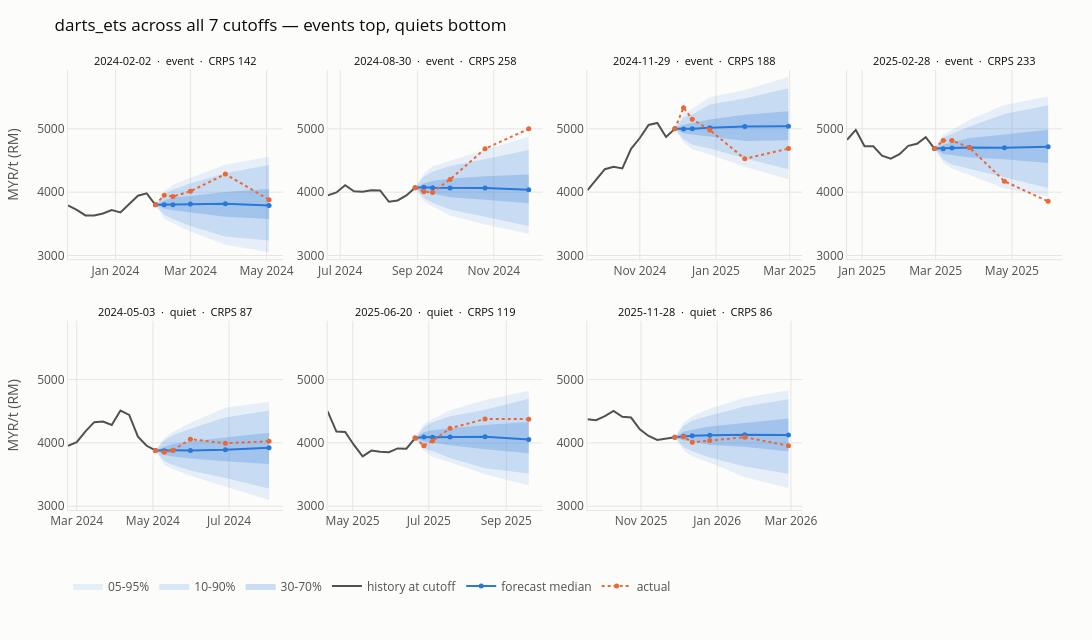

The code cell stored with this chart in its notebook:
### Markdown cell above
The fan grid is the headline figure: one predictor across all seven cutoffs,
events on top, quiets below, one shared y-scale. Read it as *"was the model
calibrated, and where did it earn its score"* -- e.g. 2024-08-30 is the
expensive panel because the realised rally rides the upper edge of the band.

### Code cell
history = svc.get_series(MPOB_WEEKLY_SERIES_ID, as_of=naive_utc_now())
plot_fan_grid(frame, history, predictor="darts_ets")

### Figure 1 — Plotly figure (JSON) as saved in the notebook; plotly's stock layout.template omitted (floating-point values rounded to 4 significant figures)
{"data": [{"hoverinfo": "skip", "legendgroup": "bandq05", "line": {"width": 0}, "mode": "lines", "showlegend": false, "type": "scatter", "x": ["2024-02-02T00:00:00.000000", "2024-02-09T00:00:00.000000", "2024-02-16T00:00:00.000000", "2024-03-01T00:00:00.000000", "2024-03-29T00:00:00.000000", "2024-05-03T00:00:00.000000"], "xaxis": "x", "y": [3800.0, 4010.0, 4112.0, 4228.0, 4431.0, 4561.0], "yaxis": "y"}, {"fill": "tonexty", "fillcolor": "rgba(42, 120, 214, 0.1)", "hoverinfo": "skip", "legendgroup": "bandq05", "line": {"width": 0}, "mode": "lines", "name": "05-95%", "showlegend": true, "type": "scatter", "x": ["2024-02-02T00:00:00.000000", "2024-02-09T00:00:00.000000", "2024-02-16T00:00:00.000000", "2024-03-01T00:00:00.000000", "2024-03-29T00:00:00.000000", "2024-05-03T00:00:00.000000"], "xaxis": "x", "y": [3800.0, 3583.0, 3508.0, 3379.0, 3171.0, 3052.0], "yaxis": "y"}, {"hoverinfo": "skip", "legendgroup": "bandq10", "line": {"width": 0}, "mode": "lines", "showlegend": false, "type": "scatter", "x": ["2024-02-02T00:00:00.000000", "2024-02-09T00:00:00.000000", "2024-02-16T00:00:00.000000", "2024-03-01T00:00:00.000000", "2024-03-29T00:00:00.000000", "2024-05-03T00:00:00.000000"], "xaxis": "x", "y": [3800.0, 3970.0, 4037.0, 4135.0, 4299.0, 4430.0], "yaxis": "y"}, {"fill": "tonexty", "fillcolor": "rgba(42, 120, 214, 0.16)", "hoverinfo": "skip", "legendgroup": "bandq10", "line": {"width": 0}, "mode": "lines", "name": "10-90%", "showlegend": true, "type": "scatter", "x": ["2024-02-02T00:00:00.000000", "2024-02-09T00:00:00.000000", "2024-02-16T00:00:00.000000", "2024-03-01T00:00:00.000000", "2024-03-29T00:00:00.000000", "2024-05-03T00:00:00.000000"], "xaxis": "x", "y": [3800.0, 3645.0, 3575.0, 3465.0, 3300.0, 3237.0], "yaxis": "y"}, {"hoverinfo": "skip", "legendgroup": "bandq30", "line": {"width": 0}, "mode": "lines", "showlegend": false, "type": "scatter", "x": ["2024-02-02T00:00:00.000000", "2024-02-09T00:00:00.000000", "2024-02-16T00:00:00.000000", "2024-03-01T00:00:00.000000", "2024-03-29T00:00:00.000000", "2024-05-03T00:00:00.000000"], "xaxis": "x", "y": [3800.0, 3870.0, 3917.0, 3939.0, 4002.0, 4051.0], "yaxis": "y"}, {"fill": "tonexty", "fillcolor": "rgba(42, 120, 214, 0.24)", "hoverinfo": "skip", "legendgroup": "bandq30", "line": {"width": 0}, "mode": "lines", "name": "30-70%", "showlegend": true, "type": "scatter", "x": ["2024-02-02T00:00:00.000000", "2024-02-09T00:00:00.000000", "2024-02-16T00:00:00.000000", "2024-03-01T00:00:00.000000", "2024-03-29T00:00:00.000000", "2024-05-03T00:00:00.000000"], "xaxis": "x", "y": [3800.0, 3737.0, 3714.0, 3683.0, 3610.0, 3577.0], "yaxis": "y"}, {"hovertemplate": "%{x|%d %b %Y}<br><b>RM%{y:,.0f}</b><extra></extra>", "legendgroup": "hist", "line": {"color": "#52514e", "width": 2}, "mode": "lines", "name": "history at cutoff", "showlegend": true, "type": "scatter", "x": ["2023-11-24T00:00:00.000000", "2023-12-01T00:00:00.000000", "2023-12-08T00:00:00.000000", "2023-12-15T00:00:00.000000", "2023-12-22T00:00:00.000000", "2023-12-29T00:00:00.000000", "2024-01-05T00:00:00.000000", "2024-01-12T00:00:00.000000", "2024-01-19T00:00:00.000000", "2024-01-26T00:00:00.000000", "2024-02-02T00:00:00.000000"], "xaxis": "x", "y": [3790.0, 3721.0, 3632.0, 3630.0, 3663.0, 3716.0, 3681.0, 3810.0, 3944.0, 3981.0, 3800.0], "yaxis": "y"}, {"hovertemplate": "%{x|%d %b %Y}<br>median <b>RM%{y:,.0f}</b><extra></extra>", "legendgroup": "med", "line": {"color": "#2a78d6", "width": 2}, "marker": {"size": 5}, "mode": "lines+markers", "name": "forecast median", "showlegend": true, "type": "scatter", "x": ["2024-02-02T00:00:00.000000", "2024-02-09T00:00:00.000000", "2024-02-16T00:00:00.000000", "2024-03-01T00:00:00.000000", "2024-03-29T00:00:00.000000", "2024-05-03T00:00:00.000000"], "xaxis": "x", "y": [3800.0, 3802.0, 3802.0, 3813.0, 3817.0, 3788.0], "yaxis": "y"}, {"hovertemplate": "%{x|%d %b %Y}<br>actual <b>RM%{y:,.0f}</b><extra></extra>", "legendgroup": "act", "line": {"color": "#eb6834", "dash": "dot", "width": 2}, "marker": {"size": 5}, "mode": "lines+markers", "name": "actual", "showlegend": true, "type": "scatter", "x": ["2024-02-02T00:00:00.000000", "2024-02-09T00:00:00.000000", "2024-02-16T00:00:00.000000", "2024-03-01T00:00:00.000000", "2024-03-29T00:00:00.000000", "2024-05-03T00:00:00.000000"], "xaxis": "x", "y": [3800.0, 3952.0, 3932.0, 4013.0, 4285.0, 3881.0], "yaxis": "y"}, {"hoverinfo": "skip", "legendgroup": "bandq05", "line": {"width": 0}, "mode": "lines", "showlegend": false, "type": "scatter", "x": ["2024-08-30T00:00:00.000000", "2024-09-06T00:00:00.000000", "2024-09-13T00:00:00.000000", "2024-09-27T00:00:00.000000", "2024-10-25T00:00:00.000000", "2024-11-29T00:00:00.000000"], "xaxis": "x2", "y": [4070.0, 4291.0, 4409.0, 4492.0, 4668.0, 4879.0], "yaxis": "y2"}, {"fill": "tonexty", "fillcolor": "rgba(42, 120, 214, 0.1)", "hoverinfo": "skip", "legendgroup": "bandq05", "line": {"width": 0}, "mode": "lines", "name": "05-95%", "showlegend": false, "type": "scatter", "x": ["2024-08-30T00:00:00.000000", "2024-09-06T00:00:00.000000", "2024-09-13T00:00:00.000000", "2024-09-27T00:00:00.000000", "2024-10-25T00:00:00.000000", "2024-11-29T00:00:00.000000"], "xaxis": "x2", "y": [4070.0, 3854.0, 3773.0, 3630.0, 3490.0, 3342.0], "yaxis": "y2"}, {"hoverinfo": "skip", "legendgroup": "bandq10", "line": {"width": 0}, "mode": "lines", "showlegend": false, "type": "scatter", "x": ["2024-08-30T00:00:00.000000", "2024-09-06T00:00:00.000000", "2024-09-13T00:00:00.000000", "2024-09-27T00:00:00.000000", "2024-10-25T00:00:00.000000", "2024-11-29T00:00:00.000000"], "xaxis": "x2", "y": [4070.0, 4247.0, 4321.0, 4411.0, 4521.0, 4666.0], "yaxis": "y2"}, {"fill": "tonexty", "fillcolor": "rgba(42, 120, 214, 0.16)", "hoverinfo": "skip", "legendgroup": "bandq10", "line": {"width": 0}, "mode": "lines", "name": "10-90%", "showlegend": false, "type": "scatter", "x": ["2024-08-30T00:00:00.000000", "2024-09-06T00:00:00.000000", "2024-09-13T00:00:00.000000", "2024-09-27T00:00:00.000000", "2024-10-25T00:00:00.000000", "2024-11-29T00:00:00.000000"], "xaxis": "x2", "y": [4070.0, 3903.0, 3834.0, 3727.0, 3611.0, 3466.0], "yaxis": "y2"}, {"hoverinfo": "skip", "legendgroup": "bandq30", "line": {"width": 0}, "mode": "lines", "showlegend": false, "type": "scatter", "x": ["2024-08-30T00:00:00.000000", "2024-09-06T00:00:00.000000", "2024-09-13T00:00:00.000000", "2024-09-27T00:00:00.000000", "2024-10-25T00:00:00.000000", "2024-11-29T00:00:00.000000"], "xaxis": "x2", "y": [4070.0, 4142.0, 4177.0, 4216.0, 4251.0, 4280.0], "yaxis": "y2"}, {"fill": "tonexty", "fillcolor": "rgba(42, 120, 214, 0.24)", "hoverinfo": "skip", "legendgroup": "bandq30", "line": {"width": 0}, "mode": "lines", "name": "30-70%", "showlegend": false, "type": "scatter", "x": ["2024-08-30T00:00:00.000000", "2024-09-06T00:00:00.000000", "2024-09-13T00:00:00.000000", "2024-09-27T00:00:00.000000", "2024-10-25T00:00:00.000000", "2024-11-29T00:00:00.000000"], "xaxis": "x2", "y": [4070.0, 3998.0, 3977.0, 3921.0, 3879.0, 3824.0], "yaxis": "y2"}, {"hovertemplate": "%{x|%d %b %Y}<br><b>RM%{y:,.0f}</b><extra></extra>", "legendgroup": "hist", "line": {"color": "#52514e", "width": 2}, "mode": "lines", "name": "history at cutoff", "showlegend": false, "type": "scatter", "x": ["2024-06-21T00:00:00.000000", "2024-06-28T00:00:00.000000", "2024-07-05T00:00:00.000000", "2024-07-12T00:00:00.000000", "2024-07-19T00:00:00.000000", "2024-07-26T00:00:00.000000", "2024-08-02T00:00:00.000000", "2024-08-09T00:00:00.000000", "2024-08-16T00:00:00.000000", "2024-08-23T00:00:00.000000", "2024-08-30T00:00:00.000000"], "xaxis": "x2", "y": [3950.0, 3996.0, 4110.0, 4012.0, 4008.0, 4030.0, 4028.0, 3848.0, 3868.0, 3948.0, 4070.0], "yaxis": "y2"}, {"hovertemplate": "%{x|%d %b %Y}<br>median <b>RM%{y:,.0f}</b><extra></extra>", "legendgroup": "med", "line": {"color": "#2a78d6", "width": 2}, "marker": {"size": 5}, "mode": "lines+markers", "name": "forecast median", "showlegend": false, "type": "scatter", "x": ["2024-08-30T00:00:00.000000", "2024-09-06T00:00:00.000000", "2024-09-13T00:00:00.000000", "2024-09-27T00:00:00.000000", "2024-10-25T00:00:00.000000", "2024-11-29T00:00:00.000000"], "xaxis": "x2", "y": [4070.0, 4076.0, 4069.0, 4067.0, 4064.0, 4038.0], "yaxis": "y2"}, {"hovertemplate": "%{x|%d %b %Y}<br>actual <b>RM%{y:,.0f}</b><extra></extra>", "legendgroup": "act", "line": {"color": "#eb6834", "dash": "dot", "width": 2}, "marker": {"size": 5}, "mode": "lines+markers", "name": "actual", "showlegend": false, "type": "scatter", "x": ["2024-08-30T00:00:00.000000", "2024-09-06T00:00:00.000000", "2024-09-13T00:00:00.000000", "2024-09-27T00:00:00.000000", "2024-10-25T00:00:00.000000", "2024-11-29T00:00:00.000000"], "xaxis": "x2", "y": [4070.0, 4006.0, 3996.0, 4202.0, 4686.0, 5000.0], "yaxis": "y2"}, {"hoverinfo": "skip", "legendgroup": "bandq05", "line": {"width": 0}, "mode": "lines", "showlegend": false, "type": "scatter", "x": ["2024-11-29T00:00:00.000000", "2024-12-06T00:00:00.000000", "2024-12-13T00:00:00.000000", "2024-12-27T00:00:00.000000", "2025-01-24T00:00:00.000000", "2025-02-28T00:00:00.000000"], "xaxis": "x3", "y": [5000.0, 5248.0, 5316.0, 5499.0, 5613.0, 5818.0], "yaxis": "y3"}, {"fill": "tonexty", "fillcolor": "rgba(42, 120, 214, 0.1)", "hoverinfo": "skip", "legendgroup": "bandq05", "line": {"width": 0}, "mode": "lines", "name": "05-95%", "showlegend": false, "type": "scatter", "x": ["2024-11-29T00:00:00.000000", "2024-12-06T00:00:00.000000", "2024-12-13T00:00:00.000000", "2024-12-27T00:00:00.000000", "2025-01-24T00:00:00.000000", "2025-02-28T00:00:00.000000"], "xaxis": "x3", "y": [5000.0, 4784.0, 4679.0, 4595.0, 4399.0, 4206.0], "yaxis": "y3"}, {"hoverinfo": "skip", "legendgroup": "bandq10", "line": {"width": 0}, "mode": "lines", "showlegend": false, "type": "scatter", "x": ["2024-11-29T00:00:00.000000", "2024-12-06T00:00:00.000000", "2024-12-13T00:00:00.000000", "2024-12-27T00:00:00.000000", "2025-01-24T00:00:00.000000", "2025-02-28T00:00:00.000000"], "xaxis": "x3", "y": [5000.0, 5180.0, 5226.0, 5383.0, 5477.0, 5641.0], "yaxis": "y3"}, {"fill": "tonexty", "fillcolor": "rgba(42, 120, 214, 0.16)", "hoverinfo": "skip", "legendgroup": "bandq10", "line": {"width": 0}, "mode": "lines", "name": "10-90%", "showlegend": false, "type": "scatter", "x": ["2024-11-29T00:00:00.000000", "2024-12-06T00:00:00.000000", "2024-12-13T00:00:00.000000", "2024-12-27T00:00:00.000000", "2025-01-24T00:00:00.000000", "2025-02-28T00:00:00.000000"], "xaxis": "x3", "y": [5000.0, 4835.0, 4749.0, 4688.0, 4537.0, 4362.0], "yaxis": "y3"}, {"hoverinfo": "skip", "legendgroup": "bandq30", "line": {"width": 0}, "mode": "lines", "showlegend": false, "type": "scatter", "x": ["2024-11-29T00:00:00.000000", "2024-12-06T00:00:00.000000", "2024-12-13T00:00:00.000000", "2024-12-27T00:00:00.000000", "2025-01-24T00:00:00.000000", "2025-02-28T00:00:00.000000"], "xaxis": "x3", "y": [5000.0, 5065.0, 5092.0, 5147.0, 5224.0, 5278.0], "yaxis": "y3"}, {"fill": "tonexty", "fillcolor": "rgba(42, 120, 214, 0.24)", "hoverinfo": "skip", "legendgroup": "bandq30", "line": {"width": 0}, "mode": "lines", "name": "30-70%", "showlegend": false, "type": "scatter", "x": ["2024-11-29T00:00:00.000000", "2024-12-06T00:00:00.000000", "2024-12-13T00:00:00.000000", "2024-12-27T00:00:00.000000", "2025-01-24T00:00:00.000000", "2025-02-28T00:00:00.000000"], "xaxis": "x3", "y": [5000.0, 4931.0, 4909.0, 4879.0, 4807.0, 4821.0], "yaxis": "y3"}, {"hovertemplate": "%{x|%d %b %Y}<br><b>RM%{y:,.0f}</b><extra></extra>", "legendgroup": "hist", "line": {"color": "#52514e", "width": 2}, "mode": "lines", "name": "history at cutoff", "showlegend": false, "type": "scatter", "x": ["2024-09-20T00:00:00.000000", "2024-09-27T00:00:00.000000", "2024-10-04T00:00:00.000000", "2024-10-11T00:00:00.000000", "2024-10-18T00:00:00.000000", "2024-10-25T00:00:00.000000", "2024-11-01T00:00:00.000000", "2024-11-08T00:00:00.000000", "2024-11-15T00:00:00.000000", "2024-11-22T00:00:00.000000", "2024-11-29T00:00:00.000000"], "xaxis": "x3", "y": [4028.0, 4202.0, 4362.0, 4402.0, 4374.0, 4686.0, 4855.0, 5060.0, 5092.0, 4872.0, 5000.0], "yaxis": "y3"}, {"hovertemplate": "%{x|%d %b %Y}<br>median <b>RM%{y:,.0f}</b><extra></extra>", "legendgroup": "med", "line": {"color": "#2a78d6", "width": 2}, "marker": {"size": 5}, "mode": "lines+markers", "name": "forecast median", "showlegend": false, "type": "scatter", "x": ["2024-11-29T00:00:00.000000", "2024-12-06T00:00:00.000000", "2024-12-13T00:00:00.000000", "2024-12-27T00:00:00.000000", "2025-01-24T00:00:00.000000", "2025-02-28T00:00:00.000000"], "xaxis": "x3", "y": [5000.0, 4997.0, 5001.0, 5016.0, 5038.0, 5040.0], "yaxis": "y3"}, {"hovertemplate": "%{x|%d %b %Y}<br>actual <b>RM%{y:,.0f}</b><extra></extra>", "legendgroup": "act", "line": {"color": "#eb6834", "dash": "dot", "width": 2}, "marker": {"size": 5}, "mode": "lines+markers", "name": "actual", "showlegend": false, "type": "scatter", "x": ["2024-11-29T00:00:00.000000", "2024-12-06T00:00:00.000000", "2024-12-13T00:00:00.000000", "2024-12-27T00:00:00.000000", "2025-01-24T00:00:00.000000", "2025-02-28T00:00:00.000000"], "xaxis": "x3", "y": [5000.0, 5334.0, 5151.0, 4982.0, 4528.0, 4688.0], "yaxis": "y3"}, {"hoverinfo": "skip", "legendgroup": "bandq05", "line": {"width": 0}, "mode": "lines", "showlegend": false, "type": "scatter", "x": ["2025-02-28T00:00:00.000000", "2025-03-07T00:00:00.000000", "2025-03-14T00:00:00.000000", "2025-03-28T00:00:00.000000", "2025-04-25T00:00:00.000000", "2025-05-30T00:00:00.000000"], "xaxis": "x4", "y": [4688.0, 4907.0, 4982.0, 5142.0, 5377.0, 5510.0], "yaxis": "y4"}, {"fill": "tonexty", "fillcolor": "rgba(42, 120, 214, 0.1)", "hoverinfo": "skip", "legendgroup": "bandq05", "line": {"width": 0}, "mode": "lines", "name": "05-95%", "showlegend": false, "type": "scatter", "x": ["2025-02-28T00:00:00.000000", "2025-03-07T00:00:00.000000", "2025-03-14T00:00:00.000000", "2025-03-28T00:00:00.000000", "2025-04-25T00:00:00.000000", "2025-05-30T00:00:00.000000"], "xaxis": "x4", "y": [4688.0, 4463.0, 4379.0, 4275.0, 4056.0, 3931.0], "yaxis": "y4"}, {"hoverinfo": "skip", "legendgroup": "bandq10", "line": {"width": 0}, "mode": "lines", "showlegend": false, "type": "scatter", "x": ["2025-02-28T00:00:00.000000", "2025-03-07T00:00:00.000000", "2025-03-14T00:00:00.000000", "2025-03-28T00:00:00.000000", "2025-04-25T00:00:00.000000", "2025-05-30T00:00:00.000000"], "xaxis": "x4", "y": [4688.0, 4864.0, 4922.0, 5035.0, 5234.0, 5374.0], "yaxis": "y4"}, {"fill": "tonexty", "fillcolor": "rgba(42, 120, 214, 0.16)", "hoverinfo": "skip", "legendgroup": "bandq10", "line": {"width": 0}, "mode": "lines", "name": "10-90%", "showlegend": false, "type": "scatter", "x": ["2025-02-28T00:00:00.000000", "2025-03-07T00:00:00.000000", "2025-03-14T00:00:00.000000", "2025-03-28T00:00:00.000000", "2025-04-25T00:00:00.000000", "2025-05-30T00:00:00.000000"], "xaxis": "x4", "y": [4688.0, 4516.0, 4437.0, 4365.0, 4235.0, 4067.0], "yaxis": "y4"}, {"hoverinfo": "skip", "legendgroup": "bandq30", "line": {"width": 0}, "mode": "lines", "showlegend": false, "type": "scatter", "x": ["2025-02-28T00:00:00.000000", "2025-03-07T00:00:00.000000", "2025-03-14T00:00:00.000000", "2025-03-28T00:00:00.000000", "2025-04-25T00:00:00.000000", "2025-05-30T00:00:00.000000"], "xaxis": "x4", "y": [4688.0, 4748.0, 4786.0, 4855.0, 4909.0, 4987.0], "yaxis": "y4"}, {"fill": "tonexty", "fillcolor": "rgba(42, 120, 214, 0.24)", "hoverinfo": "skip", "legendgroup": "bandq30", "line": {"width": 0}, "mode": "lines", "name": "30-70%", "showlegend": false, "type": "scatter", "x": ["2025-02-28T00:00:00.000000", "2025-03-07T00:00:00.000000", "2025-03-14T00:00:00.000000", "2025-03-28T00:00:00.000000", "2025-04-25T00:00:00.000000", "2025-05-30T00:00:00.000000"], "xaxis": "x4", "y": [4688.0, 4601.0, 4586.0, 4548.0, 4519.0, 4462.0], "yaxis": "y4"}, {"hovertemplate": "%{x|%d %b %Y}<br><b>RM%{y:,.0f}</b><extra></extra>", "legendgroup": "hist", "line": {"color": "#52514e", "width": 2}, "mode": "lines", "name": "history at cutoff", "showlegend": false, "type": "scatter", "x": ["2024-12-20T00:00:00.000000", "2024-12-27T00:00:00.000000", "2025-01-03T00:00:00.000000", "2025-01-10T00:00:00.000000", "2025-01-17T00:00:00.000000", "2025-01-24T00:00:00.000000", "2025-01-31T00:00:00.000000", "2025-02-07T00:00:00.000000", "2025-02-14T00:00:00.000000", "2025-02-21T00:00:00.000000", "2025-02-28T00:00:00.000000"], "xaxis": "x4", "y": [4828.0, 4982.0, 4726.0, 4725.0, 4578.0, 4528.0, 4600.0, 4732.0, 4765.0, 4868.0, 4688.0], "yaxis": "y4"}, {"hovertemplate": "%{x|%d %b %Y}<br>median <b>RM%{y:,.0f}</b><extra></extra>", "legendgroup": "med", "line": {"color": "#2a78d6", "width": 2}, "marker": {"size": 5}, "mode": "lines+markers", "name": "forecast median", "showlegend": false, "type": "scatter", "x": ["2025-02-28T00:00:00.000000", "2025-03-07T00:00:00.000000", "2025-03-14T00:00:00.000000", "2025-03-28T00:00:00.000000", "2025-04-25T00:00:00.000000", "2025-05-30T00:00:00.000000"], "xaxis": "x4", "y": [4688.0, 4686.0, 4695.0, 4705.0, 4702.0, 4718.0], "yaxis": "y4"}, {"hovertemplate": "%{x|%d %b %Y}<br>actual <b>RM%{y:,.0f}</b><extra></extra>", "legendgroup": "act", "line": {"color": "#eb6834", "dash": "dot", "width": 2}, "marker": {"size": 5}, "mode": "lines+markers", "name": "actual", "showlegend": false, "type": "scatter", "x": ["2025-02-28T00:00:00.000000", "2025-03-07T00:00:00.000000", "2025-03-14T00:00:00.000000", "2025-03-28T00:00:00.000000", "2025-04-25T00:00:00.000000", "2025-05-30T00:00:00.000000"], "xaxis": "x4", "y": [4688.0, 4817.0, 4814.0, 4705.0, 4172.0, 3854.0], "yaxis": "y4"}, {"hoverinfo": "skip", "legendgroup": "bandq05", "line": {"width": 0}, "mode": "lines", "showlegend": false, "type": "scatter", "x": ["2024-05-03T00:00:00.000000", "2024-05-10T00:00:00.000000", "2024-05-17T00:00:00.000000", "2024-05-31T00:00:00.000000", "2024-06-28T00:00:00.000000", "2024-08-02T00:00:00.000000"], "xaxis": "x5", "y": [3881.0, 4084.0, 4174.0, 4318.0, 4554.0, 4651.0], "yaxis": "y5"}, {"fill": "tonexty", "fillcolor": "rgba(42, 120, 214, 0.1)", "hoverinfo": "skip", "legendgroup": "bandq05", "line": {"width": 0}, "mode": "lines", "name": "05-95%", "showlegend": false, "type": "scatter", "x": ["2024-05-03T00:00:00.000000", "2024-05-10T00:00:00.000000", "2024-05-17T00:00:00.000000", "2024-05-31T00:00:00.000000", "2024-06-28T00:00:00.000000", "2024-08-02T00:00:00.000000"], "xaxis": "x5", "y": [3881.0, 3657.0, 3590.0, 3481.0, 3312.0, 3097.0], "yaxis": "y5"}, {"hoverinfo": "skip", "legendgroup": "bandq10", "line": {"width": 0}, "mode": "lines", "showlegend": false, "type": "scatter", "x": ["2024-05-03T00:00:00.000000", "2024-05-10T00:00:00.000000", "2024-05-17T00:00:00.000000", "2024-05-31T00:00:00.000000", "2024-06-28T00:00:00.000000", "2024-08-02T00:00:00.000000"], "xaxis": "x5", "y": [3881.0, 4040.0, 4123.0, 4226.0, 4403.0, 4512.0], "yaxis": "y5"}, {"fill": "tonexty", "fillcolor": "rgba(42, 120, 214, 0.16)", "hoverinfo": "skip", "legendgroup": "bandq10", "line": {"width": 0}, "mode": "lines", "name": "10-90%", "showlegend": false, "type": "scatter", "x": ["2024-05-03T00:00:00.000000", "2024-05-10T00:00:00.000000", "2024-05-17T00:00:00.000000", "2024-05-31T00:00:00.000000", "2024-06-28T00:00:00.000000", "2024-08-02T00:00:00.000000"], "xaxis": "x5", "y": [3881.0, 3716.0, 3651.0, 3563.0, 3447.0, 3282.0], "yaxis": "y5"}, {"hoverinfo": "skip", "legendgroup": "bandq30", "line": {"width": 0}, "mode": "lines", "showlegend": false, "type": "scatter", "x": ["2024-05-03T00:00:00.000000", "2024-05-10T00:00:00.000000", "2024-05-17T00:00:00.000000", "2024-05-31T00:00:00.000000", "2024-06-28T00:00:00.000000", "2024-08-02T00:00:00.000000"], "xaxis": "x5", "y": [3881.0, 3946.0, 3982.0, 4023.0, 4084.0, 4160.0], "yaxis": "y5"}, {"fill": "tonexty", "fillcolor": "rgba(42, 120, 214, 0.24)", "hoverinfo": "skip", "legendgroup": "bandq30", "line": {"width": 0}, "mode": "lines", "name": "30-70%", "showlegend": false, "type": "scatter", "x": ["2024-05-03T00:00:00.000000", "2024-05-10T00:00:00.000000", "2024-05-17T00:00:00.000000", "2024-05-31T00:00:00.000000", "2024-06-28T00:00:00.000000", "2024-08-02T00:00:00.000000"], "xaxis": "x5", "y": [3881.0, 3814.0, 3786.0, 3754.0, 3710.0, 3668.0], "yaxis": "y5"}, {"hovertemplate": "%{x|%d %b %Y}<br><b>RM%{y:,.0f}</b><extra></extra>", "legendgroup": "hist", "line": {"color": "#52514e", "width": 2}, "mode": "lines", "name": "history at cutoff", "showlegend": false, "type": "scatter", "x": ["2024-02-23T00:00:00.000000", "2024-03-01T00:00:00.000000", "2024-03-08T00:00:00.000000", "2024-03-15T00:00:00.000000", "2024-03-22T00:00:00.000000", "2024-03-29T00:00:00.000000", "2024-04-05T00:00:00.000000", "2024-04-12T00:00:00.000000", "2024-04-19T00:00:00.000000", "2024-04-26T00:00:00.000000", "2024-05-03T00:00:00.000000"], "xaxis": "x5", "y": [3956.0, 4013.0, 4184.0, 4328.0, 4340.0, 4285.0, 4512.0, 4443.0, 4100.0, 3956.0, 3881.0], "yaxis": "y5"}, {"hovertemplate": "%{x|%d %b %Y}<br>median <b>RM%{y:,.0f}</b><extra></extra>", "legendgroup": "med", "line": {"color": "#2a78d6", "width": 2}, "marker": {"size": 5}, "mode": "lines+markers", "name": "forecast median", "showlegend": false, "type": "scatter", "x": ["2024-05-03T00:00:00.000000", "2024-05-10T00:00:00.000000", "2024-05-17T00:00:00.000000", "2024-05-31T00:00:00.000000", "2024-06-28T00:00:00.000000", "2024-08-02T00:00:00.000000"], "xaxis": "x5", "y": [3881.0, 3878.0, 3883.0, 3882.0, 3892.0, 3926.0], "yaxis": "y5"}, {"hovertemplate": "%{x|%d %b %Y}<br>actual <b>RM%{y:,.0f}</b><extra></extra>", "legendgroup": "act", "line": {"color": "#eb6834", "dash": "dot", "width": 2}, "marker": {"size": 5}, "mode": "lines+markers", "name": "actual", "showlegend": false, "type": "scatter", "x": ["2024-05-03T00:00:00.000000", "2024-05-10T00:00:00.000000", "2024-05-17T00:00:00.000000", "2024-05-31T00:00:00.000000", "2024-06-28T00:00:00.000000", "2024-08-02T00:00:00.000000"], "xaxis": "x5", "y": [3881.0, 3854.0, 3884.0, 4060.0, 3996.0, 4028.0], "yaxis": "y5"}, {"hoverinfo": "skip", "legendgroup": "bandq05", "line": {"width": 0}, "mode": "lines", "showlegend": false, "type": "scatter", "x": ["2025-06-20T00:00:00.000000", "2025-06-27T00:00:00.000000", "2025-07-04T00:00:00.000000", "2025-07-18T00:00:00.000000", "2025-08-15T00:00:00.000000", "2025-09-19T00:00:00.000000"], "xaxis": "x6", "y": [4076.0, 4297.0, 4378.0, 4515.0, 4680.0, 4826.0], "yaxis": "y6"}, {"fill": "tonexty", "fillcolor": "rgba(42, 120, 214, 0.1)", "hoverinfo": "skip", "legendgroup": "bandq05", "line": {"width": 0}, "mode": "lines", "name": "05-95%", "showlegend": false, "type": "scatter", "x": ["2025-06-20T00:00:00.000000", "2025-06-27T00:00:00.000000", "2025-07-04T00:00:00.000000", "2025-07-18T00:00:00.000000", "2025-08-15T00:00:00.000000", "2025-09-19T00:00:00.000000"], "xaxis": "x6", "y": [4076.0, 3875.0, 3781.0, 3697.0, 3506.0, 3326.0], "yaxis": "y6"}, {"hoverinfo": "skip", "legendgroup": "bandq10", "line": {"width": 0}, "mode": "lines", "showlegend": false, "type": "scatter", "x": ["2025-06-20T00:00:00.000000", "2025-06-27T00:00:00.000000", "2025-07-04T00:00:00.000000", "2025-07-18T00:00:00.000000", "2025-08-15T00:00:00.000000", "2025-09-19T00:00:00.000000"], "xaxis": "x6", "y": [4076.0, 4250.0, 4326.0, 4421.0, 4525.0, 4700.0], "yaxis": "y6"}, {"fill": "tonexty", "fillcolor": "rgba(42, 120, 214, 0.16)", "hoverinfo": "skip", "legendgroup": "bandq10", "line": {"width": 0}, "mode": "lines", "name": "10-90%", "showlegend": false, "type": "scatter", "x": ["2025-06-20T00:00:00.000000", "2025-06-27T00:00:00.000000", "2025-07-04T00:00:00.000000", "2025-07-18T00:00:00.000000", "2025-08-15T00:00:00.000000", "2025-09-19T00:00:00.000000"], "xaxis": "x6", "y": [4076.0, 3916.0, 3869.0, 3763.0, 3602.0, 3519.0], "yaxis": "y6"}, {"hoverinfo": "skip", "legendgroup": "bandq30", "line": {"width": 0}, "mode": "lines", "showlegend": false, "type": "scatter", "x": ["2025-06-20T00:00:00.000000", "2025-06-27T00:00:00.000000", "2025-07-04T00:00:00.000000", "2025-07-18T00:00:00.000000", "2025-08-15T00:00:00.000000", "2025-09-19T00:00:00.000000"], "xaxis": "x6", "y": [4076.0, 4168.0, 4200.0, 4234.0, 4285.0, 4332.0], "yaxis": "y6"}, {"fill": "tonexty", "fillcolor": "rgba(42, 120, 214, 0.24)", "hoverinfo": "skip", "legendgroup": "bandq30", "line": {"width": 0}, "mode": "lines", "name": "30-70%", "showlegend": false, "type": "scatter", "x": ["2025-06-20T00:00:00.000000", "2025-06-27T00:00:00.000000", "2025-07-04T00:00:00.000000", "2025-07-18T00:00:00.000000", "2025-08-15T00:00:00.000000", "2025-09-19T00:00:00.000000"], "xaxis": "x6", "y": [4076.0, 4021.0, 4008.0, 3964.0, 3901.0, 3837.0], "yaxis": "y6"}, {"hovertemplate": "%{x|%d %b %Y}<br><b>RM%{y:,.0f}</b><extra></extra>", "legendgroup": "hist", "line": {"color": "#52514e", "width": 2}, "mode": "lines", "name": "history at cutoff", "showlegend": false, "type": "scatter", "x": ["2025-04-11T00:00:00.000000", "2025-04-18T00:00:00.000000", "2025-04-25T00:00:00.000000", "2025-05-02T00:00:00.000000", "2025-05-09T00:00:00.000000", "2025-05-16T00:00:00.000000", "2025-05-23T00:00:00.000000", "2025-05-30T00:00:00.000000", "2025-06-06T00:00:00.000000", "2025-06-13T00:00:00.000000", "2025-06-20T00:00:00.000000"], "xaxis": "x6", "y": [4498.0, 4180.0, 4172.0, 3968.0, 3787.0, 3879.0, 3860.0, 3854.0, 3914.0, 3909.0, 4076.0], "yaxis": "y6"}, {"hovertemplate": "%{x|%d %b %Y}<br>median <b>RM%{y:,.0f}</b><extra></extra>", "legendgroup": "med", "line": {"color": "#2a78d6", "width": 2}, "marker": {"size": 5}, "mode": "lines+markers", "name": "forecast median", "showlegend": false, "type": "scatter", "x": ["2025-06-20T00:00:00.000000", "2025-06-27T00:00:00.000000", "2025-07-04T00:00:00.000000", "2025-07-18T00:00:00.000000", "2025-08-15T00:00:00.000000", "2025-09-19T00:00:00.000000"], "xaxis": "x6", "y": [4076.0, 4094.0, 4090.0, 4095.0, 4098.0, 4054.0], "yaxis": "y6"}, {"hovertemplate": "%{x|%d %b %Y}<br>actual <b>RM%{y:,.0f}</b><extra></extra>", "legendgroup": "act", "line": {"color": "#eb6834", "dash": "dot", "width": 2}, "marker": {"size": 5}, "mode": "lines+markers", "name": "actual", "showlegend": false, "type": "scatter", "x": ["2025-06-20T00:00:00.000000", "2025-06-27T00:00:00.000000", "2025-07-04T00:00:00.000000", "2025-07-18T00:00:00.000000", "2025-08-15T00:00:00.000000", "2025-09-19T00:00:00.000000"], "xaxis": "x6", "y": [4076.0, 3956.0, 4032.0, 4230.0, 4378.0, 4376.0], "yaxis": "y6"}, {"hoverinfo": "skip", "legendgroup": "bandq05", "line": {"width": 0}, "mode": "lines", "showlegend": false, "type": "scatter", "x": ["2025-11-28T00:00:00.000000", "2025-12-05T00:00:00.000000", "2025-12-12T00:00:00.000000", "2025-12-26T00:00:00.000000", "2026-01-23T00:00:00.000000", "2026-02-27T00:00:00.000000"], "xaxis": "x7", "y": [4090.0, 4317.0, 4421.0, 4539.0, 4713.0, 4833.0], "yaxis": "y7"}, {"fill": "tonexty", "fillcolor": "rgba(42, 120, 214, 0.1)", "hoverinfo": "skip", "legendgroup": "bandq05", "line": {"width": 0}, "mode": "lines", "name": "05-95%", "showlegend": false, "type": "scatter", "x": ["2025-11-28T00:00:00.000000", "2025-12-05T00:00:00.000000", "2025-12-12T00:00:00.000000", "2025-12-26T00:00:00.000000", "2026-01-23T00:00:00.000000", "2026-02-27T00:00:00.000000"], "xaxis": "x7", "y": [4090.0, 3886.0, 3785.0, 3690.0, 3459.0, 3288.0], "yaxis": "y7"}, {"hoverinfo": "skip", "legendgroup": "bandq10", "line": {"width": 0}, "mode": "lines", "showlegend": false, "type": "scatter", "x": ["2025-11-28T00:00:00.000000", "2025-12-05T00:00:00.000000", "2025-12-12T00:00:00.000000", "2025-12-26T00:00:00.000000", "2026-01-23T00:00:00.000000", "2026-02-27T00:00:00.000000"], "xaxis": "x7", "y": [4090.0, 4269.0, 4353.0, 4433.0, 4576.0, 4689.0], "yaxis": "y7"}, {"fill": "tonexty", "fillcolor": "rgba(42, 120, 214, 0.16)", "hoverinfo": "skip", "legendgroup": "bandq10", "line": {"width": 0}, "mode": "lines", "name": "10-90%", "showlegend": false, "type": "scatter", "x": ["2025-11-28T00:00:00.000000", "2025-12-05T00:00:00.000000", "2025-12-12T00:00:00.000000", "2025-12-26T00:00:00.000000", "2026-01-23T00:00:00.000000", "2026-02-27T00:00:00.000000"], "xaxis": "x7", "y": [4090.0, 3934.0, 3867.0, 3771.0, 3628.0, 3513.0], "yaxis": "y7"}, {"hoverinfo": "skip", "legendgroup": "bandq30", "line": {"width": 0}, "mode": "lines", "showlegend": false, "type": "scatter", "x": ["2025-11-28T00:00:00.000000", "2025-12-05T00:00:00.000000", "2025-12-12T00:00:00.000000", "2025-12-26T00:00:00.000000", "2026-01-23T00:00:00.000000", "2026-02-27T00:00:00.000000"], "xaxis": "x7", "y": [4090.0, 4177.0, 4209.0, 4261.0, 4315.0, 4384.0], "yaxis": "y7"}, {"fill": "tonexty", "fillcolor": "rgba(42, 120, 214, 0.24)", "hoverinfo": "skip", "legendgroup": "bandq30", "line": {"width": 0}, "mode": "lines", "name": "30-70%", "showlegend": false, "type": "scatter", "x": ["2025-11-28T00:00:00.000000", "2025-12-05T00:00:00.000000", "2025-12-12T00:00:00.000000", "2025-12-26T00:00:00.000000", "2026-01-23T00:00:00.000000", "2026-02-27T00:00:00.000000"], "xaxis": "x7", "y": [4090.0, 4037.0, 4027.0, 3966.0, 3941.0, 3863.0], "yaxis": "y7"}, {"hovertemplate": "%{x|%d %b %Y}<br><b>RM%{y:,.0f}</b><extra></extra>", "legendgroup": "hist", "line": {"color": "#52514e", "width": 2}, "mode": "lines", "name": "history at cutoff", "showlegend": false, "type": "scatter", "x": ["2025-09-19T00:00:00.000000", "2025-09-26T00:00:00.000000", "2025-10-03T00:00:00.000000", "2025-10-10T00:00:00.000000", "2025-10-17T00:00:00.000000", "2025-10-24T00:00:00.000000", "2025-10-31T00:00:00.000000", "2025-11-07T00:00:00.000000", "2025-11-14T00:00:00.000000", "2025-11-21T00:00:00.000000", "2025-11-28T00:00:00.000000"], "xaxis": "x7", "y": [4376.0, 4360.0, 4422.0, 4506.0, 4412.0, 4401.0, 4215.0, 4110.0, 4046.0, 4074.0, 4090.0], "yaxis": "y7"}, {"hovertemplate": "%{x|%d %b %Y}<br>median <b>RM%{y:,.0f}</b><extra></extra>", "legendgroup": "med", "line": {"color": "#2a78d6", "width": 2}, "marker": {"size": 5}, "mode": "lines+markers", "name": "forecast median", "showlegend": false, "type": "scatter", "x": ["2025-11-28T00:00:00.000000", "2025-12-05T00:00:00.000000", "2025-12-12T00:00:00.000000", "2025-12-26T00:00:00.000000", "2026-01-23T00:00:00.000000", "2026-02-27T00:00:00.000000"], "xaxis": "x7", "y": [4090.0, 4107.0, 4114.0, 4121.0, 4130.0, 4125.0], "yaxis": "y7"}, {"hovertemplate": "%{x|%d %b %Y}<br>actual <b>RM%{y:,.0f}</b><extra></extra>", "legendgroup": "act", "line": {"color": "#eb6834", "dash": "dot", "width": 2}, "marker": {"size": 5}, "mode": "lines+markers", "name": "actual", "showlegend": false, "type": "scatter", "x": ["2025-11-28T00:00:00.000000", "2025-12-05T00:00:00.000000", "2025-12-12T00:00:00.000000", "2025-12-26T00:00:00.000000", "2026-01-23T00:00:00.000000", "2026-02-27T00:00:00.000000"], "xaxis": "x7", "y": [4090.0, 4100.0, 4010.0, 4040.0, 4090.0, 3956.0], "yaxis": "y7"}], "layout": {"annotations": [{"font": {"color": "#0b0b0b", "size": 11}, "showarrow": false, "text": "2024-02-02  ·  event  ·  CRPS 142", "x": 0.1081, "xanchor": "center", "xref": "paper", "y": 1.0, "yanchor": "bottom", "yref": "paper"}, {"font": {"color": "#0b0b0b", "size": 11}, "showarrow": false, "text": "2024-08-30  ·  event  ·  CRPS 258", "x": 0.3694, "xanchor": "center", "xref": "paper", "y": 1.0, "yanchor": "bottom", "yref": "paper"}, {"font": {"color": "#0b0b0b", "size": 11}, "showarrow": false, "text": "2024-11-29  ·  event  ·  CRPS 188", "x": 0.6306, "xanchor": "center", "xref": "paper", "y": 1.0, "yanchor": "bottom", "yref": "paper"}, {"font": {"color": "#0b0b0b", "size": 11}, "showarrow": false, "text": "2025-02-28  ·  event  ·  CRPS 233", "x": 0.8919, "xanchor": "center", "xref": "paper", "y": 1.0, "yanchor": "bottom", "yref": "paper"}, {"font": {"color": "#0b0b0b", "size": 11}, "showarrow": false, "text": "2024-05-03  ·  quiet  ·  CRPS 87", "x": 0.1081, "xanchor": "center", "xref": "paper", "y": 0.43, "yanchor": "bottom", "yref": "paper"}, {"font": {"color": "#0b0b0b", "size": 11}, "showarrow": false, "text": "2025-06-20  ·  quiet  ·  CRPS 119", "x": 0.3694, "xanchor": "center", "xref": "paper", "y": 0.43, "yanchor": "bottom", "yref": "paper"}, {"font": {"color": "#0b0b0b", "size": 11}, "showarrow": false, "text": "2025-11-28  ·  quiet  ·  CRPS 86", "x": 0.6306, "xanchor": "center", "xref": "paper", "y": 0.43, "yanchor": "bottom", "yref": "paper"}], "font": {"color": "#52514e", "size": 12}, "height": 640, "hovermode": "closest", "legend": {"orientation": "h", "x": 0, "xanchor": "left", "y": -0.14, "yanchor": "top"}, "margin": {"b": 130, "l": 55, "r": 30, "t": 70}, "paper_bgcolor": "#fcfcfb", "plot_bgcolor": "#fcfcfb", "title": {"font": {"color": "#0b0b0b", "size": 17}, "text": "darts_ets across all 7 cutoffs — events top, quiets bottom", "y": 0.97, "yanchor": "top"}, "width": 1400, "xaxis": {"anchor": "y", "domain": [0.0, 0.2162], "gridcolor": "#e6e5e1", "linecolor": "#e6e5e1", "showspikes": false, "zeroline": false}, "xaxis2": {"anchor": "y2", "domain": [0.2612, 0.4775], "gridcolor": "#e6e5e1", "linecolor": "#e6e5e1", "showspikes": false, "zeroline": false}, "xaxis3": {"anchor": "y3", "domain": [0.5225, 0.7388], "gridcolor": "#e6e5e1", "linecolor": "#e6e5e1", "showspikes": false, "zeroline": false}, "xaxis4": {"anchor": "y4", "domain": [0.7837, 1.0], "gridcolor": "#e6e5e1", "linecolor": "#e6e5e1", "showspikes": false, "zeroline": false}, "xaxis5": {"anchor": "y5", "domain": [0.0, 0.2162], "gridcolor": "#e6e5e1", "linecolor": "#e6e5e1", "showspikes": false, "zeroline": false}, "xaxis6": {"anchor": "y6", "domain": [0.2612, 0.4775], "gridcolor": "#e6e5e1", "linecolor": "#e6e5e1", "showspikes": false, "zeroline": false}, "xaxis7": {"anchor": "y7", "domain": [0.5225, 0.7388], "gridcolor": "#e6e5e1", "linecolor": "#e6e5e1", "showspikes": false, "zeroline": false}, "xaxis8": {"anchor": "y8", "domain": [0.7837, 1.0], "gridcolor": "#e6e5e1", "linecolor": "#e6e5e1", "showspikes": false, "zeroline": false}, "yaxis": {"anchor": "x", "domain": [0.57, 1.0], "gridcolor": "#e6e5e1", "linecolor": "#e6e5e1", "range": [2941.0, 5929.0], "showspikes": false, "title": {"text": "MYR/t (RM)"}, "zeroline": false}, "yaxis2": {"anchor": "x2", "domain": [0.57, 1.0], "gridcolor": "#e6e5e1", "linecolor": "#e6e5e1", "range": [2941.0, 5929.0], "showspikes": false, "title": {"text": ""}, "zeroline": false}, "yaxis3": {"anchor": "x3", "domain": [0.57, 1.0], "gridcolor": "#e6e5e1", "linecolor": "#e6e5e1", "range": [2941.0, 5929.0], "showspikes": false, "title": {"text": ""}, "zeroline": false}, "yaxis4": {"anchor": "x4", "domain": [0.57, 1.0], "gridcolor": "#e6e5e1", "linecolor": "#e6e5e1", "range": [2941.0, 5929.0], "showspikes": false, "title": {"text": ""}, "zeroline": false}, "yaxis5": {"anchor": "x5", "domain": [0.0, 0.43], "gridcolor": "#e6e5e1", "linecolor": "#e6e5e1", "range": [2941.0, 5929.0], "showspikes": false, "title": {"text": "MYR/t (RM)"}, "zeroline": false}, "yaxis6": {"anchor": "x6", "domain": [0.0, 0.43], "gridcolor": "#e6e5e1", "linecolor": "#e6e5e1", "range": [2941.0, 5929.0], "showspikes": false, "title": {"text": ""}, "zeroline": false}, "yaxis7": {"anchor": "x7", "domain": [0.0, 0.43], "gridcolor": "#e6e5e1", "linecolor": "#e6e5e1", "range": [2941.0, 5929.0], "showspikes": false, "title": {"text": ""}, "zeroline": false}, "yaxis8": {"anchor": "x8", "domain": [0.0, 0.43], "gridcolor": "#e6e5e1", "linecolor": "#e6e5e1", "range": [2941.0, 5929.0], "showspikes": false, "title": {"text": ""}, "zeroline": false}}}
